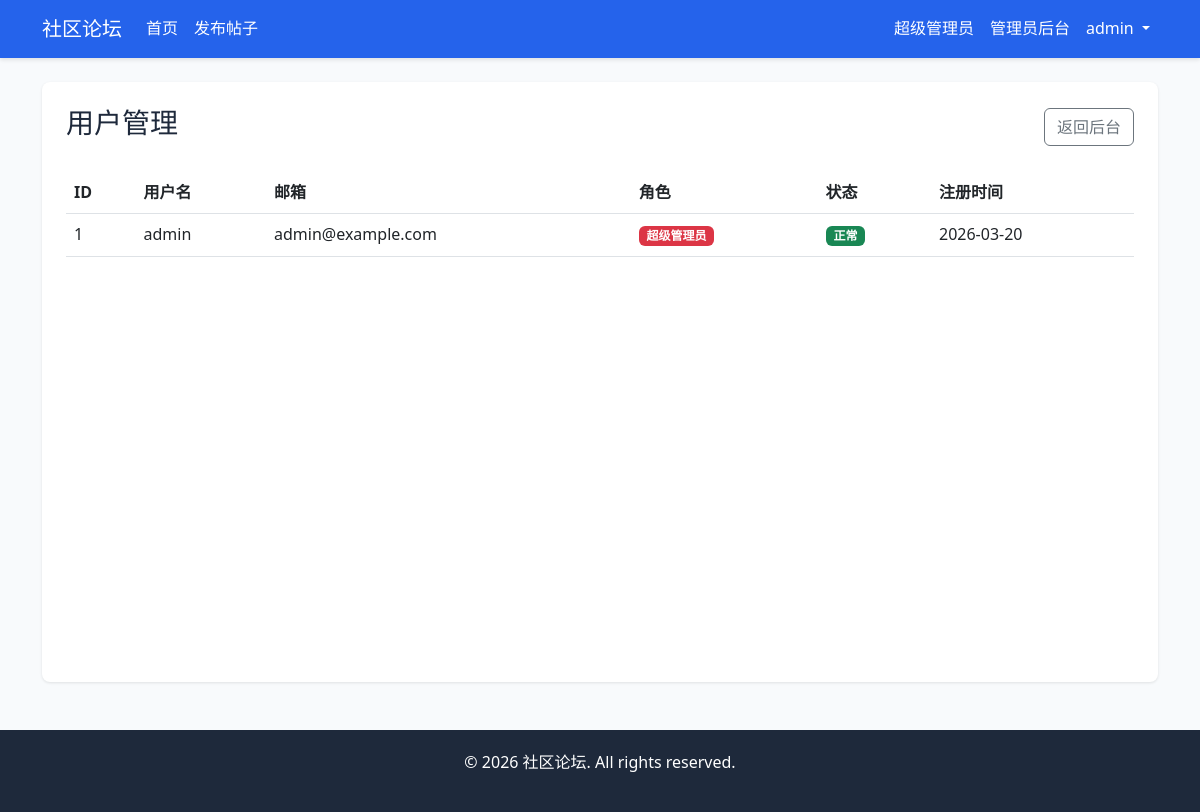
Page /admin/users (signed in) on the committed database.
### app/models/user.py (models this page shows, shortened)
class User(UserMixin, db.Model):
    __tablename__ = 'users'
    id = db.Column(db.Integer, primary_key=True)
    username = db.Column(db.String(64), unique=True, nullable=False, index=True)
    email = db.Column(db.String(120), unique=True, nullable=False, index=True)
    password_hash = db.Column(db.String(256), nullable=False)
    role = db.Column(db.String(20), default='user')  # user, admin, superadmin
    is_active = db.Column(db.Boolean, default=True)
    created_at = db.Column(db.DateTime, default=datetime.utcnow)
    posts = db.relationship('Post', backref='author', lazy='dynamic')
    comments = db.relationship('Comment', backref='author', lazy='dynamic')
    def is_admin(self):
        return self.role in ['admin', 'superadmin']
    def is_superadmin(self):
        return self.role == 'superadmin'

### app/views/admin.py (the view)
    def decorated_function(*args, **kwargs):
        if not current_user.is_authenticated:
            abort(403)
        if not current_user.is_admin():
            abort(403)
        return f(*args, **kwargs)

### app/models/user.py (called while the page is built)
@login_manager.user_loader
def load_user(user_id):
    return User.query.get(int(user_id))

### app/views/admin.py (called while the page is built)
def admin_required(f):
    def decorated_function(*args, **kwargs):
        if not current_user.is_authenticated:
            abort(403)
        if not current_user.is_admin():
            abort(403)
        return f(*args, **kwargs)
    decorated_function.__name__ = f.__name__
    return decorated_function

@admin_bp.route('/users')
@login_required
@admin_required
def users():
    page = request.args.get('page', 1, type=int)
    pagination = User.query.order_by(User.created_at.desc()).paginate(page=page, per_page=20)
    return render_template('admin/users.html', pagination=pagination)

### app/templates/admin/users.html (shortened to what this page needs)
{% extends "base.html" %}
{% block content %}
<div class="main-content">
    <div class="d-flex justify-content-between align-items-center mb-4">
        <h3>用户管理</h3>
        <a href="{{ url_for('admin.index') }}" class="btn btn-outline-secondary">返回后台</a>
    </div>
    <div class="table-responsive">
        <table class="table table-hover">
            <thead>
                <tr>
                    <th>ID</th>
                    <th>用户名</th>
                    <th>邮箱</th>
                    <th>角色</th>
                    <th>状态</th>
                    <th>注册时间</th>
                </tr>
            </thead>
            <tbody>
                {% for user in pagination.items %}
                <tr>
                    <td>{{ user.id }}</td>
                    <td>{{ user.username }}</td>
                    <td>{{ user.email }}</td>
                    <td>
                        {% if user.is_superadmin() %}<span class="badge bg-danger">超级管理员</span>
                        {% elif user.is_admin() %}<span class="badge bg-warning">管理员</span>
                        {% else %}<span class="badge bg-secondary">用户</span>{% endif %}
                    </td>
                    <td>
                        {% if user.is_active %}<span class="badge bg-success">正常</span>
                        {% else %}<span class="badge bg-danger">禁用</span>{% endif %}
                    </td>
                    <td>{{ user.created_at.strftime('%Y-%m-%d') }}</td>
                </tr>
                {% endfor %}
            </tbody>
        </table>
    </div>
</div>
{% endblock %}

### app/templates/base.html (shortened to what this page needs)
<!DOCTYPE html>
<html lang="zh-CN">
<head>
    <link href="https://cdn.jsdelivr.net/npm/bootstrap@5.3.0/dist/css/bootstrap.min.css" rel="stylesheet">
    <link rel="stylesheet" href="{{ url_for('static', filename='css/style.css') }}">
</head>
<body>
    <nav class="navbar navbar-expand-lg navbar-dark mb-4">
        <div class="container">
            <a class="navbar-brand" href="{{ url_for('main.index') }}">社区论坛</a>
            <div class="collapse navbar-collapse" id="navbarNav">
                <ul class="navbar-nav me-auto">
                    <li class="nav-item">
                        <a class="nav-link" href="{{ url_for('main.index') }}">首页</a>
                    </li>
                    {% if current_user.is_authenticated %}
                    <li class="nav-item">
                        <a class="nav-link" href="{{ url_for('post.create') }}">发布帖子</a>
                    </li>
                    {% endif %}
                </ul>
                <ul class="navbar-nav">
                    {% if current_user.is_authenticated %}
                    {% if current_user.is_superadmin() %}
                    <li class="nav-item">
                        <a class="nav-link" href="{{ url_for('superadmin.index') }}">超级管理员</a>
                    </li>
                    {% endif %}
                    {% if current_user.is_admin() %}
                    <li class="nav-item">
                        <a class="nav-link" href="{{ url_for('admin.index') }}">管理员后台</a>
                    </li>
                    {% endif %}
                    <li class="nav-item dropdown">
                        <a class="nav-link dropdown-toggle" href="#" role="button" data-bs-toggle="dropdown">
                            {{ current_user.username }}
                        </a>
                    </li>
                    {% endif %}
                </ul>
            </div>
        </div>
    </nav>
    <div class="container">
        {% block content %}{% endblock %}
    </div>
    <footer class="footer mt-5">
        <div class="container text-center">
            <p>&copy; 2026 社区论坛. All rights reserved.</p>
        </div>
    </footer>
</body>
</html>

### app/static/css/style.css (style rules this page uses)
:root { --primary-color: #2563eb; --secondary-color: #64748b; --success-color: #22c55e; --danger-color: #ef4444; --warning-color: #f59e0b; --info-color: #3b82f6; --dark-color: #1e293b; --light-bg: #f8fafc; --border-color: #e2e8f0; }
body { font-family: 'Segoe UI', Tahoma, Geneva, Verdana, sans-serif; background-color: var(--light-bg); color: var(--dark-color); line-height: 1.6; }
.navbar { background-color: var(--primary-color) !important; box-shadow: 0 2px 4px rgba(0,0,0,0.1); }
.navbar-brand, .nav-link { color: white !important; }
.main-content { background: white; border-radius: 8px; padding: 24px; box-shadow: 0 1px 3px rgba(0,0,0,0.1); min-height: 600px; }
.footer { background-color: var(--dark-color); color: white; padding: 20px 0; margin-top: 40px; }
.table-responsive { border-radius: 8px; overflow: hidden; }

### rows in the picture
User: username "admin", id "1", email "admin@example.com", role "超级管理员", is_active "正常", created_at "2026-03-20"
